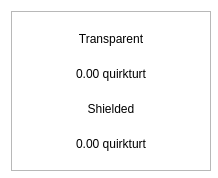
<?xml version="1.0" encoding="UTF-8"?>
<ui version="4.0">
 <class>BalanceBubble</class>
 <widget class="QWidget" name="BalanceBubble">
  <property name="geometry">
   <rect>
    <x>0</x>
    <y>0</y>
    <width>218</width>
    <height>178</height>
   </rect>
  </property>
  <property name="minimumSize">
   <size>
    <width>218</width>
    <height>178</height>
   </size>
  </property>
  <property name="maximumSize">
   <size>
    <width>250</width>
    <height>178</height>
   </size>
  </property>
  <property name="windowTitle">
   <string>Form</string>
  </property>
  <property name="styleSheet">
   <string notr="true">#BalanceBubble{
background-color:transparent
}</string>
  </property>
  <layout class="QVBoxLayout" name="verticalLayout_2">
   <property name="spacing">
    <number>0</number>
   </property>
   <item>
    <widget class="QFrame" name="frame">
     <property name="minimumSize">
      <size>
       <width>200</width>
       <height>160</height>
      </size>
     </property>
     <property name="maximumSize">
      <size>
       <width>250</width>
       <height>160</height>
      </size>
     </property>
     <property name="styleSheet">
      <string notr="true"/>
     </property>
     <property name="frameShape">
      <enum>QFrame::StyledPanel</enum>
     </property>
     <property name="frameShadow">
      <enum>QFrame::Raised</enum>
     </property>
     <property name="lineWidth">
      <number>10</number>
     </property>
     <layout class="QVBoxLayout" name="verticalLayout">
      <property name="spacing">
       <number>0</number>
      </property>
      <item>
       <layout class="QHBoxLayout" name="horizontalLayout">
        <item>
         <widget class="QLabel" name="lblFirst">
          <property name="styleSheet">
           <string notr="true"/>
          </property>
          <property name="text">
           <string>Transparent</string>
          </property>
          <property name="alignment">
           <set>Qt::AlignCenter</set>
          </property>
         </widget>
        </item>
       </layout>
      </item>
      <item>
       <widget class="QLabel" name="textTransparent">
        <property name="styleSheet">
         <string notr="true"/>
        </property>
        <property name="text">
         <string>0.00 quirkturt</string>
        </property>
        <property name="alignment">
         <set>Qt::AlignCenter</set>
        </property>
       </widget>
      </item>
      <item>
       <widget class="QLabel" name="lblSecond">
        <property name="styleSheet">
         <string notr="true"/>
        </property>
        <property name="text">
         <string>Shielded</string>
        </property>
        <property name="alignment">
         <set>Qt::AlignCenter</set>
        </property>
       </widget>
      </item>
      <item>
       <widget class="QLabel" name="textShielded">
        <property name="styleSheet">
         <string notr="true"/>
        </property>
        <property name="text">
         <string>0.00 quirkturt</string>
        </property>
        <property name="alignment">
         <set>Qt::AlignCenter</set>
        </property>
       </widget>
      </item>
     </layout>
    </widget>
   </item>
  </layout>
 </widget>
 <resources/>
 <connections/>
</ui>
